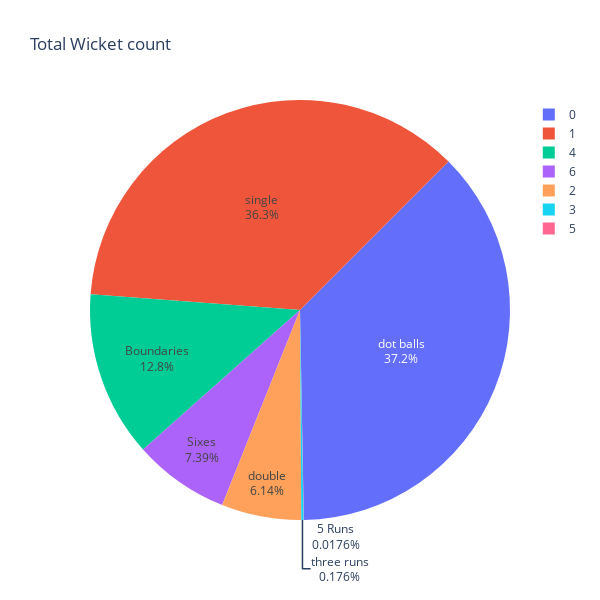

Notebook code cell kept with this figure:
### Code cell
custom_text = ['dot balls', 'single', 'double', 'three runs', 'Boundaries', '5 Runs', 'Sixes']
runs_of_bat = data['runs_of_bat'].value_counts().sort_index()
fig = go.Figure(data=[go.Pie(
    labels=runs_of_bat.index,
    values=runs_of_bat.values,
    text=custom_text,
    rotation=45

)])
fig.update_layout(
    title_text='Total Wicket count',
    width=600,
    height=600,
)


fig.show()

### Figure 1 — Plotly figure (JSON) as saved in the notebook; plotly's stock layout.template omitted (floating-point values rounded to 4 significant figures)
{"data": [{"labels": [0, 1, 2, 3, 4, 5, 6], "rotation": 45, "text": ["dot balls", "single", "double", "three runs", "Boundaries", "5 Runs", "Sixes"], "values": [6345, 6192, 1047, 30, 2175, 3, 1261], "type": "pie"}], "layout": {"title": {"text": "Total Wicket count"}, "width": 600, "height": 600}}
